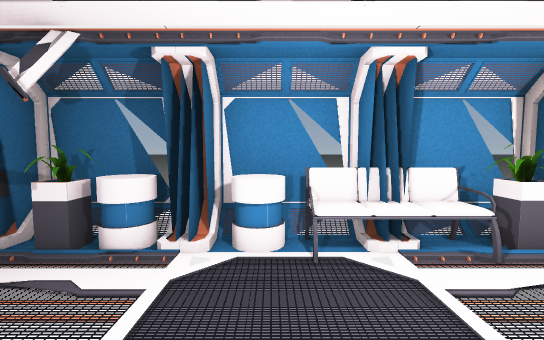
View 1 (above)

17 first-person views from a walk through a 3-D level made in the Unity game engine. The camera is 1.5 m above the floor, tilts 4° down and sees 90° across. The floor is counted in squares, 1 m on a side. Each view is taken from the middle of a square. On the plan, view 1 faces up. The plan holds only what a view shows up to about 14 squares ahead; the rest is blank. The place goes on beyond the plan. The player character is not drawn. Some surface patterns are stand-ins.

View 2
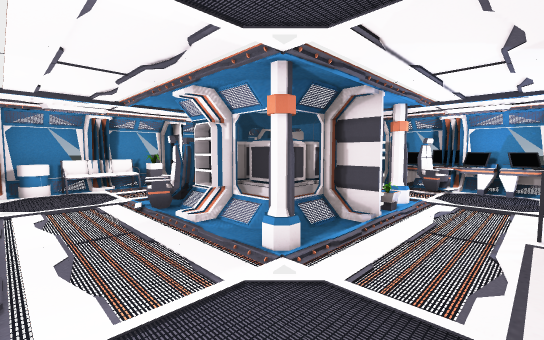

View 3
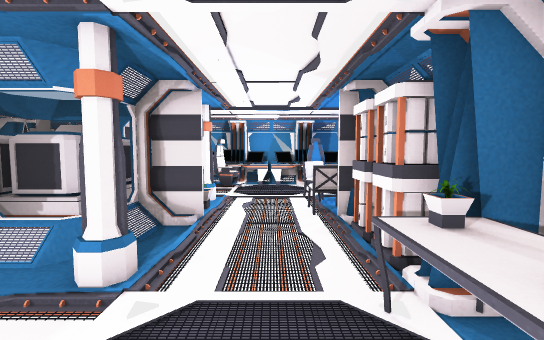

View 4
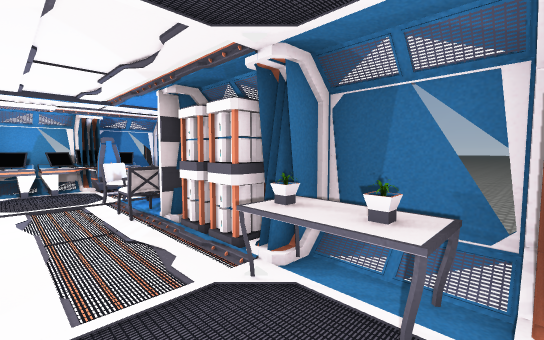

View 5
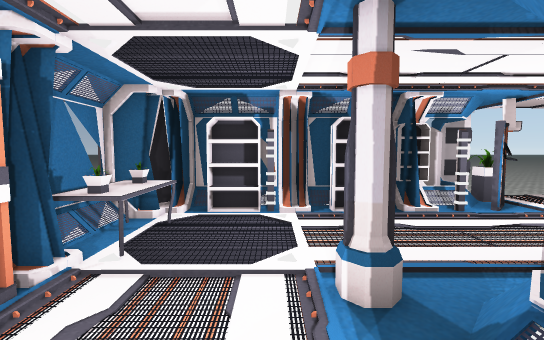

View 6
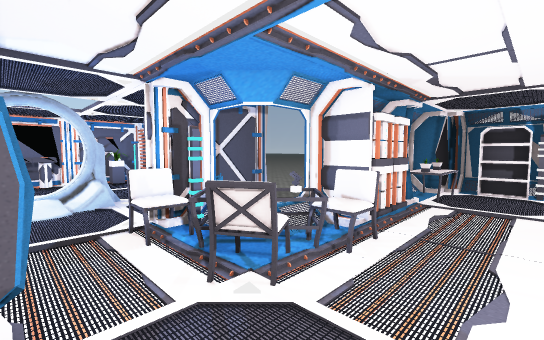

View 7
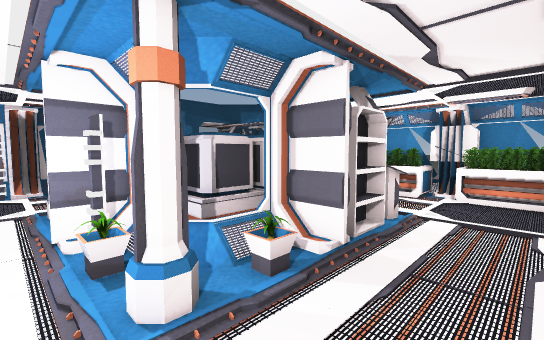

View 8
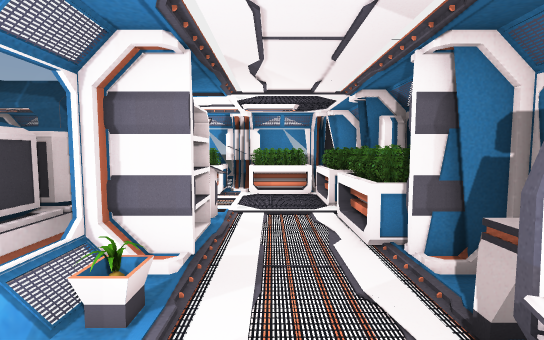

View 9
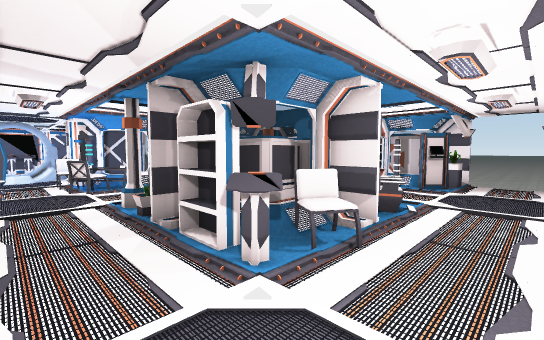

View 10
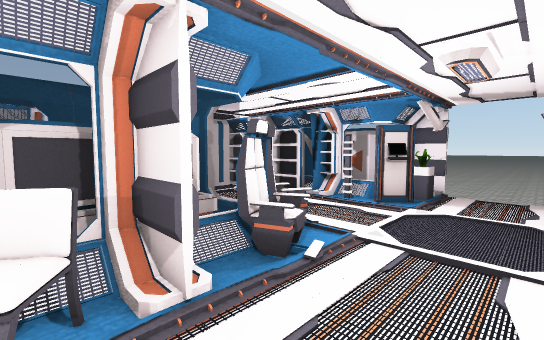

View 11
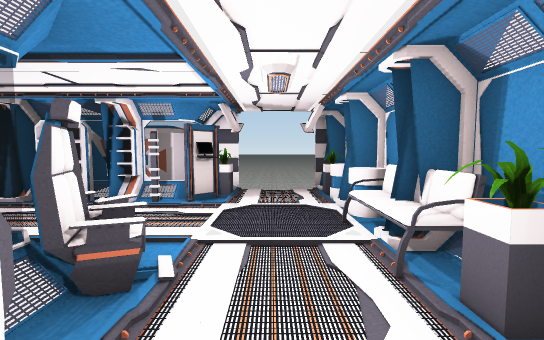

View 12
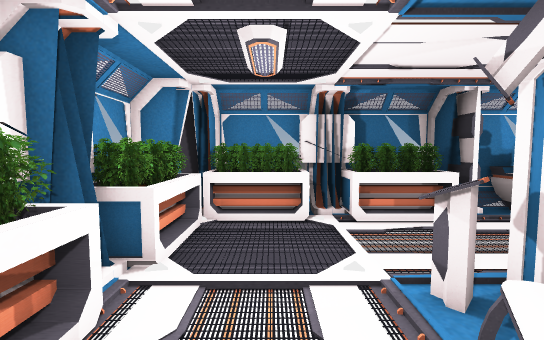

View 13
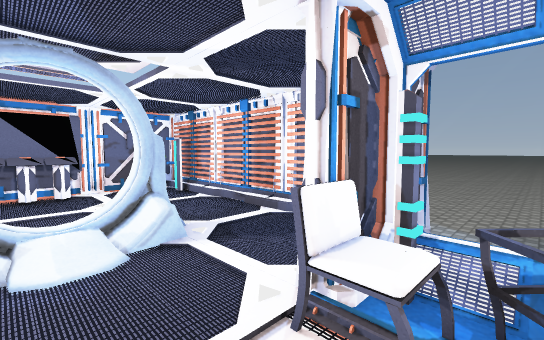

View 14
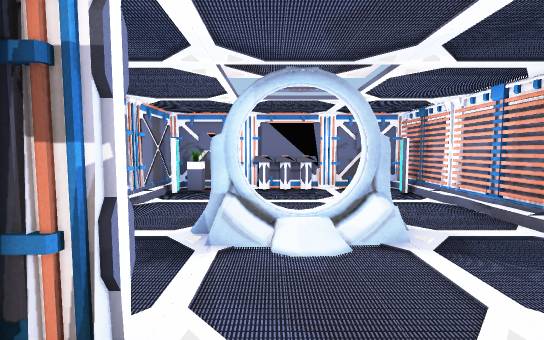

View 15
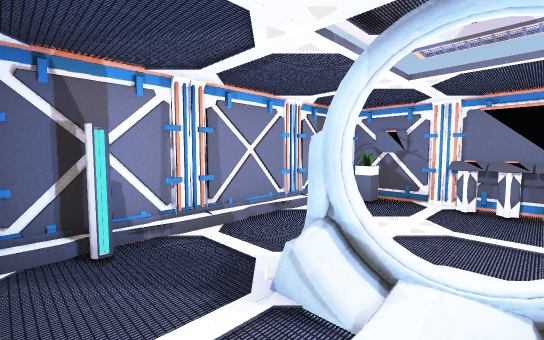

View 16
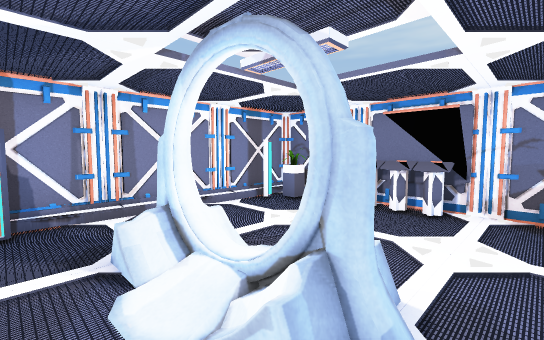

View 17
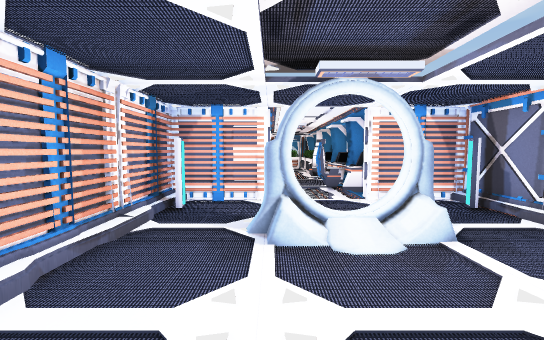

### Floor plan
Key: @ floor where view 1 was taken; # wall or solid block; . floor; / step, stairs or slope; = window, fence, low wall or low ledge; v drop or lower ground; P plant; S sofa; C container; H shelf; E desk; L column; A chair; N console; T table; O other object.
Columns run from 6 left of view 1 to 14 right of it. Each row starts with its distance up from view 1.
  5   ####=###=#######
  4   #PO#OSSP.#OHHOO##
  3   ...............O#
  2   ...............O#
  1   .........#A##..O#
  0   #PO.@.#O.#ANN..O#
 -1    C#...O#CCCHH..O#
 -2    C#...H#CCC##..O#
 -3    C#....=CCC=/..##
 -4   CCH....==##=P..E#
 -5    C#...L..##L..O##
 -6    C#............E#
 -7     H............E#
 -8    O#.OO....A.A..E#
 -9     ##OO#..#AAA.OE#
-10 v   vvvvv==vvTT..E#
-11 vvvvvvvvvv vv#A..##v
-12 vvvvvvvvvv ####..####
-13 vvvvvvv    ##......##
-14  vv        #..O//...#
-15       v    #..O OO..#
-16       v    #........#
-17       v    #........#
-18       v    #........#
-19       v    ##......##
-20       v    #.P.NNN.P#
-21       v    #########v

Positions as (right, up) in squares from view 1, and headings:
1: (0, 0), facing up
2: (-1, -8), facing up-right
3: (-1, -7), facing right
4: (-1, -6), facing down-right
5: (5, -6), facing left
6: (10, -6), facing down-left
7: (10, -6), facing up-left
8: (9, -6), facing up
9: (10, 3), facing down-left
10: (6, 3), facing down-left
11: (6, 2), facing left
12: (5, 2), facing right
13: (10, -10), facing down-left
14: (10, -10), facing down
15: (9, -12), facing down-right
16: (7, -13), facing down-right
17: (8, -20), facing up
